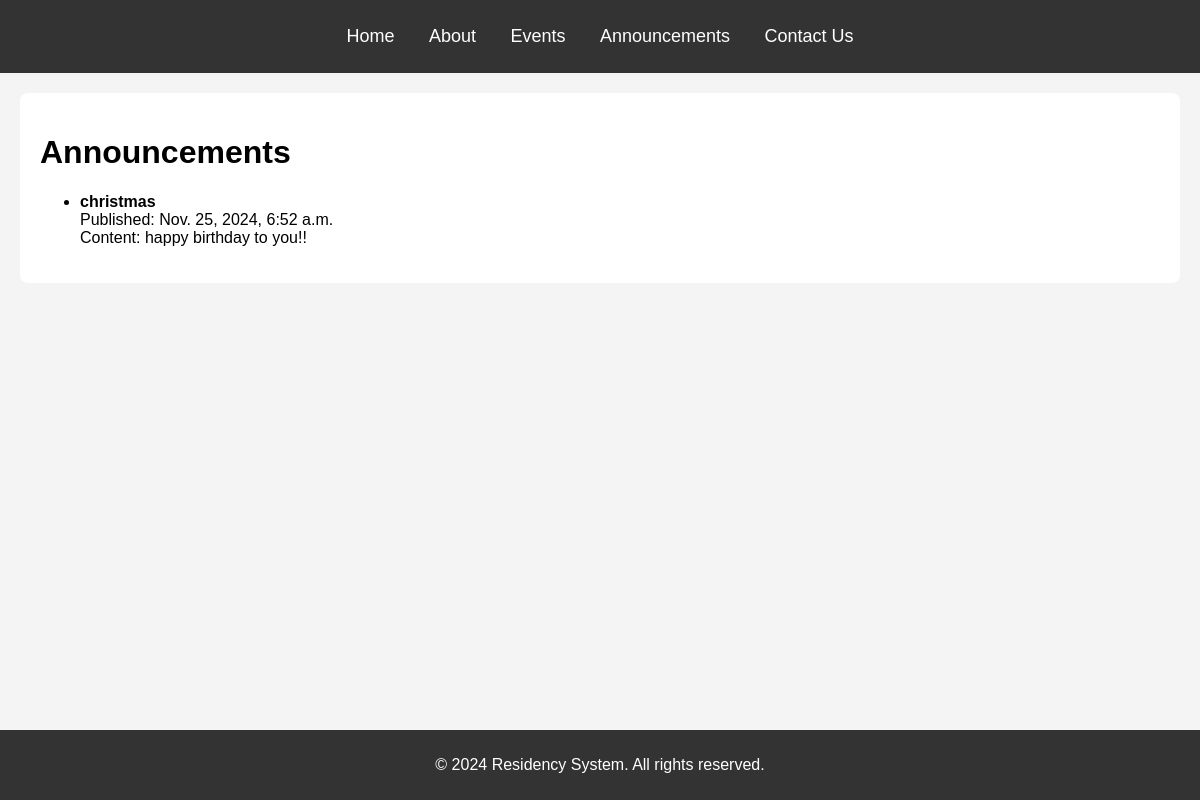
Page /announcements/ on the committed database.
### app/models.py (models this page shows, shortened)
class Announcement(models.Model):
    title = models.CharField(max_length=200)
    content = models.TextField()
    published_date = models.DateTimeField(auto_now_add=True)

### app/views.py (the view)
# urls.py: path('announcements/', AnnouncementListView.as_view(), name='announcement_list'),
class AnnouncementListView(ListView):
    model = Announcement
    template_name = 'app/announcement_list.html'
    context_object_name = 'announcements'

### app/templates/app/announcement_list.html (shortened to what this page needs)
{% extends 'app/base.html' %}
{% block content %}
    <h1>Announcements</h1>
    <ul>
        {% for announcement in announcements %}
            <li>
                <strong>{{ announcement.title }}</strong><br>
                Published: {{ announcement.published_date }}<br>
                Content: {{ announcement.content }}
            </li>
        {% empty %}
            <p>No announcements found.</p>
        {% endfor %}
    </ul>
{% endblock %}

### static/css/styles.css (style rules this page uses)
body { font-family: Arial, sans-serif; margin: 0; padding: 0; background-color: #f4f4f4; }

### rows in the picture
Announcement: title "christmas", published_date "Nov. 25, 2024, 6:52 a.m.", content "happy birthday to you!!"
